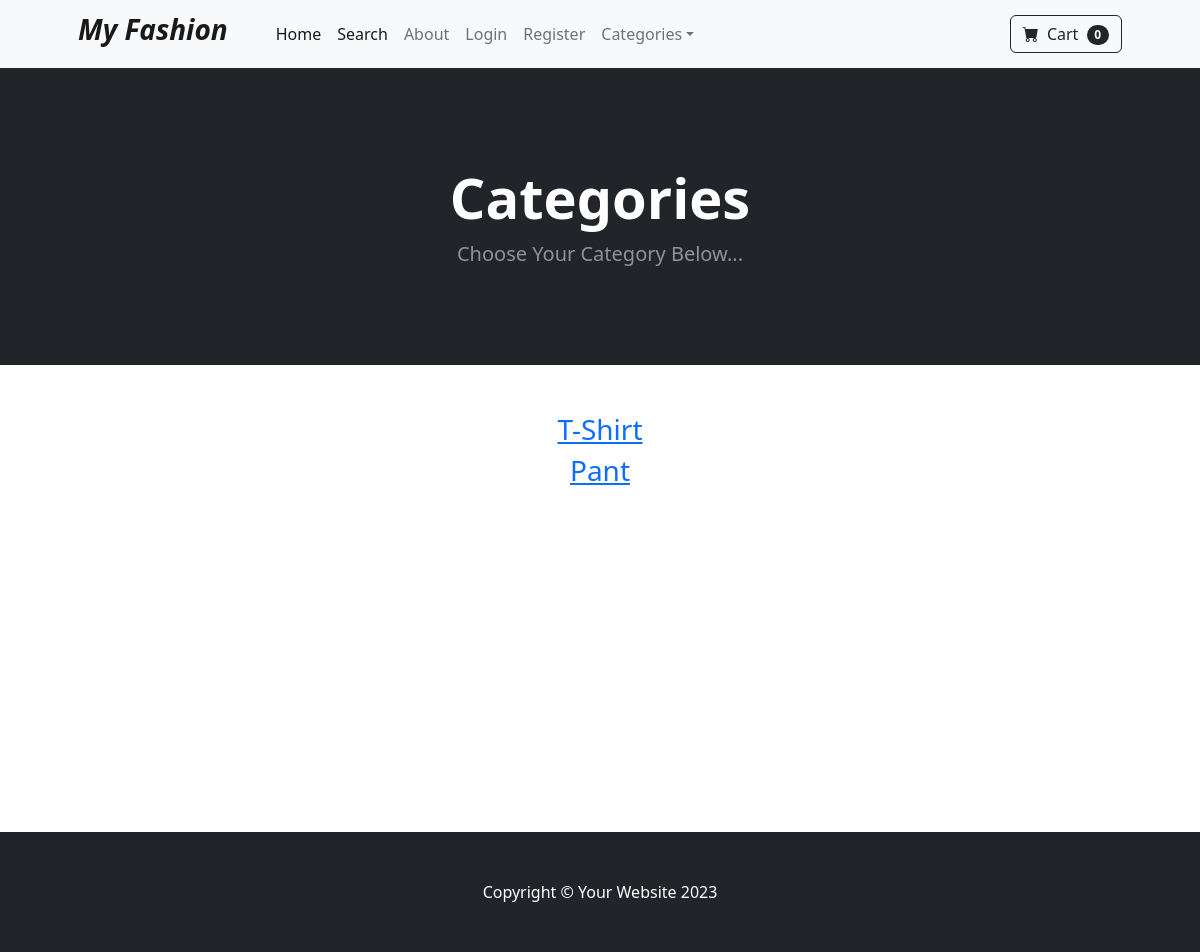
/category_summary/, run on an earlier commit of the app's database.
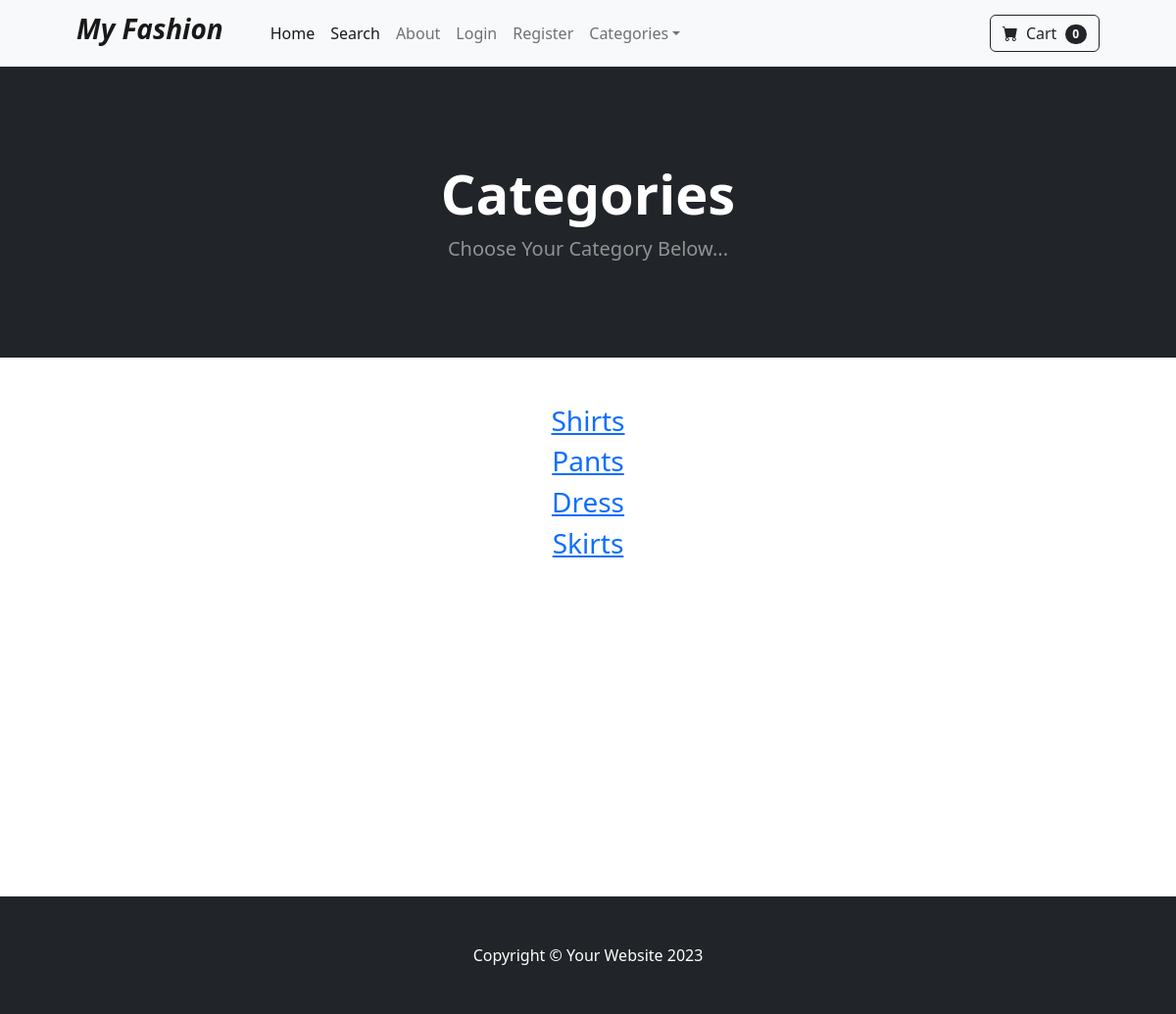
And on a later commit of the database.
### store/models.py (models this page shows)
class Category(models.Model):
    name = models.CharField(max_length=50)
    def __str__(self):
        return self.name
    class Meta:
        verbose_name_plural = 'categories'

### store/views.py (the view)
# urls.py: path('category_summary/', views.category_summary, name='category_summary'),
def category_summary(request):
  categories = Category.objects.all()
  return render(request, 'category_summary.html', {"categories":categories})

### cart/cart.py (called while the page is built)
    def __len__(self):
        return len(self.cart)

### cart/context_processors.py (called while the page is built)
def cart(request):
    return {'cart': Cart(request)}

### store/templates/category_summary.html
{% extends 'base.html' %}
{% block content %}
    <header class="bg-dark py-5">
      <div class="container px-4 px-lg-5 my-5">
        <div class="text-center text-white">
          <h1 class="display-4 fw-bolder">Categories</h1>
          <p class="lead fw-normal text-white-50 mb-0">Choose Your Category Below...</p>
        </div>
      </div>
    </header>
    <div class="container">
      <div class="row">
        <center>
          <div class="col-8">
            <br/><br/>
            {% for category in categories %}
            <h3><a href="{% url 'category' category %}">{{ category }}</a></h3>
            {% endfor %}
<br/><br/><br/><br/><br/><br/><br/><br/><br/><br/><br/><br/><br/><br/>
          </div>
        </center>
      </div>
    </div>
{% endblock %}

What changed in the data, as far as the page shows it:
changed Category: name "T-Shirt" → "Shirts"
changed Category: name "Pant" → "Pants"
added Category: name "Dress"
added Category: name "Skirts"
